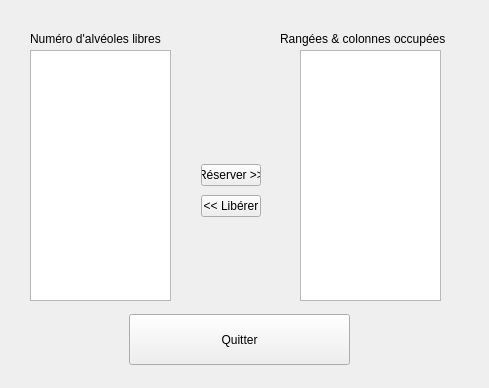
<?xml version="1.0" encoding="UTF-8"?>
<ui version="4.0">
 <class>AlveolesLIbres</class>
 <widget class="QWidget" name="AlveolesLIbres">
  <property name="geometry">
   <rect>
    <x>0</x>
    <y>0</y>
    <width>489</width>
    <height>388</height>
   </rect>
  </property>
  <property name="windowTitle">
   <string>AlveolesLIbres</string>
  </property>
  <widget class="QLabel" name="labelNumero">
   <property name="geometry">
    <rect>
     <x>30</x>
     <y>30</y>
     <width>141</width>
     <height>17</height>
    </rect>
   </property>
   <property name="text">
    <string>Numéro d'alvéoles libres</string>
   </property>
  </widget>
  <widget class="QListWidget" name="listWidgetNumero">
   <property name="geometry">
    <rect>
     <x>30</x>
     <y>50</y>
     <width>141</width>
     <height>251</height>
    </rect>
   </property>
  </widget>
  <widget class="QLabel" name="labelRangee">
   <property name="geometry">
    <rect>
     <x>280</x>
     <y>30</y>
     <width>171</width>
     <height>17</height>
    </rect>
   </property>
   <property name="text">
    <string>Rangées &amp; colonnes occupées</string>
   </property>
  </widget>
  <widget class="QListWidget" name="listWidgetRangee">
   <property name="geometry">
    <rect>
     <x>300</x>
     <y>50</y>
     <width>141</width>
     <height>251</height>
    </rect>
   </property>
  </widget>
  <widget class="QPushButton" name="pushButtonQuitter">
   <property name="geometry">
    <rect>
     <x>129</x>
     <y>314</y>
     <width>221</width>
     <height>51</height>
    </rect>
   </property>
   <property name="text">
    <string>Quitter</string>
   </property>
  </widget>
  <widget class="QWidget" name="">
   <property name="geometry">
    <rect>
     <x>190</x>
     <y>150</y>
     <width>82</width>
     <height>81</height>
    </rect>
   </property>
   <layout class="QVBoxLayout" name="verticalLayout">
    <item>
     <widget class="QPushButton" name="pushButtonReserver">
      <property name="text">
       <string>Réserver &gt;&gt;</string>
      </property>
     </widget>
    </item>
    <item>
     <widget class="QPushButton" name="pushButtonLiberer">
      <property name="text">
       <string>&lt;&lt; Libérer</string>
      </property>
     </widget>
    </item>
   </layout>
  </widget>
 </widget>
 <layoutdefault spacing="6" margin="11"/>
 <resources/>
 <connections/>
</ui>
